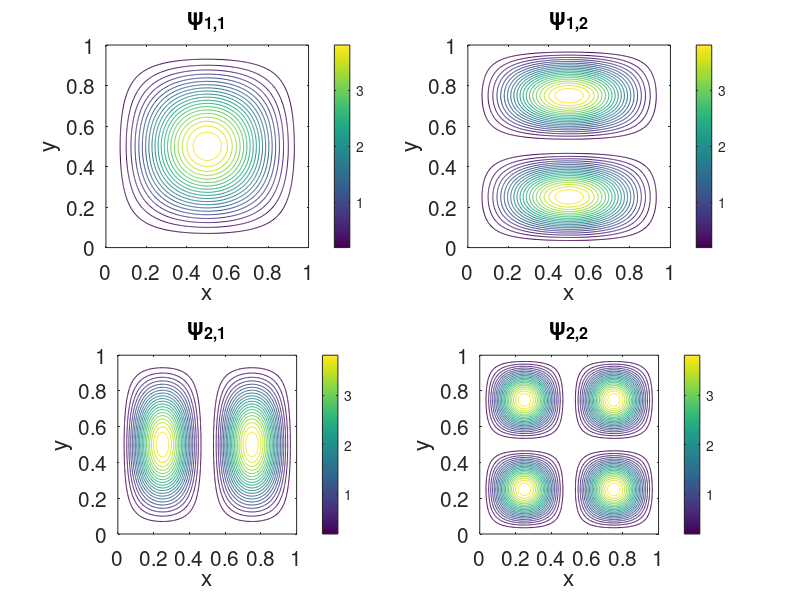
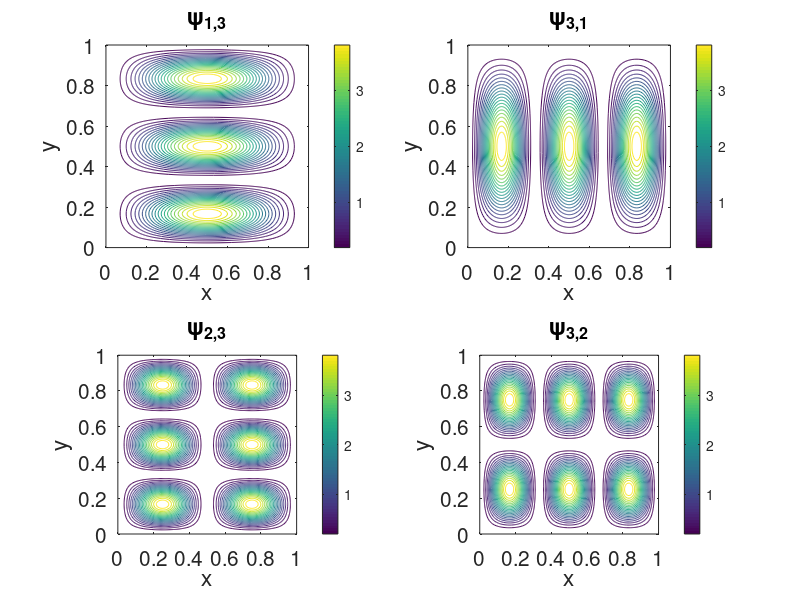

Source code (MATLAB) for these figures, in order: (Note: this script raises an error after producing the figures.)
%% Task 2, Step 1
% Analytical eigenfunctions:
% psi_{n_x,n_y}(x,y) = (2/L)*sin(n_x*pi*x/L)*sin(n_y*pi*y/L)
% The probability density is |psi(x,y)|^2.

% Clear workspace and figures
clear; clc; close all;

%%

% Parameters
L = 1;            % Length of the square well
N = 200;          % Number of grid points in each direction for smooth plots
x = linspace(0, L, N);
y = linspace(0, L, N);
[X, Y] = meshgrid(x, y);

% Define the normalized eigenfunction as an anonymous function
psi = @(nx, ny, X, Y, L) (2/L) * sin(nx * pi * X / L) .* sin(ny * pi * Y / L);

% Define the quantum numbers for the lowest five eigenvalues
states = [1, 1;
          1, 2;
          2, 1;
          2, 2;
          1, 3;
          3, 1;
          2, 3;
          3, 2];

% Create a figure for the contour plots
figure('Name', 'Analytical Probability Densities |\psi(x,y)|^2', 'NumberTitle', 'off');
% Loop over the states and plot the probability densities
for k = 1:size(states, 1)/2
    nx = states(k, 1);
    ny = states(k, 2);
    
    % Compute the eigenfunction and its probability density
    psi_val = psi(nx, ny, X, Y, L);
    prob_density = abs(psi_val).^2;
    
    % Create subplot for each eigenstate
    subplot(2, 2, k);
    contour(X, Y, prob_density, 20); 
    set(gca, 'FontSize', 15);
    title(['\psi_{', num2str(nx), ',', num2str(ny), '}']);
    xlabel('x');
    ylabel('y');
    colorbar;
    axis equal;
end

figure('Name', 'Analytical Probability Densities |\psi(x,y)|^2', 'NumberTitle', 'off');
for k = 1:size(states, 1)/2
    nx = states(k+4, 1);
    ny = states(k+4, 2);
    
    % Compute the eigenfunction and its probability density
    psi_val = psi(nx, ny, X, Y, L);
    prob_density = abs(psi_val).^2;
    
    % Create subplot for each eigenstate
    subplot(2, 2, k);
    contour(X, Y, prob_density, 20); 
    set(gca, 'FontSize', 15);
    title(['\psi_{', num2str(nx), ',', num2str(ny), '}']);
    xlabel('x');
    ylabel('y');
    colorbar;
    axis equal;
end

%% Task 2, Step 2 & 3
% MATLAB Code to Solve the 2D Time-Independent Schrödinger Equation 

%% Step 2 Numerical solution
% Numerical Solution for 2D Infinite Square Well using Finite Difference Method
% Assumption: Lx = Ly = L = 1
% Constants (set hbar = 1, 2m = 1 for simplicity)
L = 1;            % Length of the well
N = 150;           % Number of interior points in each dimension (excluding boundaries)
h = L / (N+1);    % Grid spacing

% Create 1D Laplacian matrix
e = ones(N,1);
D = spdiags([e -2*e e], -1:1, N, N);
I = speye(N);

% 2D Laplacian operator using Kronecker sum
H = -(1/h^2) * (kron(D, I) + kron(I, D));

% Solve for the lowest 5 eigenvalues and eigenvectors
num_eigenstates = 8;
[Psi, E_matrix] = eigs(H, num_eigenstates, 'smallestreal');
E_numerical = diag(E_matrix); % Eigenvalues

% Set up grid for plotting
x = linspace(0, L, N+2); % include boundary points
y = linspace(0, L, N+2);
[X, Y] = meshgrid(x, y);

% Plotting numerical probability densities
figure;
for k = 1:num_eigenstates-4
    % Reshape eigenvector to 2D function
    psi_vec = Psi(:,k);
    psi_2D = reshape(psi_vec, [N,N]);
    
    % Add boundary zeros (since wavefunction is zero at the walls)
    psi_full = zeros(N+2,N+2);
    psi_full(2:end-1,2:end-1) = psi_2D;
    
    % Probability density
    prob_density = abs(psi_full).^2;
    
    % Plot
    subplot(2,2,k);
    contour(X, Y, prob_density, 20);
    colorbar;
    axis equal;
    title(['Numerical |\psi_{', num2str(k), '}|^2']);
end

figure;
for k = 5:num_eigenstates
    % Reshape eigenvector to 2D function
    psi_vec = Psi(:,k);
    psi_2D = reshape(psi_vec, [N,N]);
    
    % Add boundary zeros (since wavefunction is zero at the walls)
    psi_full = zeros(N+2,N+2);
    psi_full(2:end-1,2:end-1) = psi_2D;
    
    % Probability density
    prob_density = abs(psi_full).^2;
    
    % Plot
    subplot(2,2,k-4);
    contour(X, Y, prob_density, 20);
    colorbar;
    axis equal;
    title(['Numerical |\psi_{', num2str(k), '}|^2']);
end

% Print eigenvalues
disp('Numerical Eigenvalues (in units where \hbar^2/2m = 1):');
disp(E_numerical);

%% Step 3 Comparison
% Solve eigenvalue problem using eigs
[Psi, E_matrix] = eigs(H, num_eigenstates, 'smallestreal');
E_numerical = diag(E_matrix);

% Reshape numerical eigenfunctions
psi_numerical = cell(num_eigenstates,1);
max_prob_numerical = zeros(num_eigenstates,1);
for k = 1:num_eigenstates
    psi_vec = Psi(:,k);
    % Normalize properly for quantum mechanics
    psi_vec = psi_vec / sqrt(h^2 * sum(abs(psi_vec).^2)); 

    psi_2D = reshape(psi_vec, [N,N]);
    psi_full = zeros(N+2,N+2);
    psi_full(2:end-1,2:end-1) = psi_2D;
    psi_numerical{k} = abs(psi_full).^2;
    max_prob_numerical(k) = max(psi_numerical{k}(:));
end


%% Analytical Solution
% Quantum numbers corresponding to lowest eight states
quantum_numbers = [1 1; 1 2; 2 1; 2 2; 3 1; 1 3; 2 3; 3 2];

psi_analytical = cell(num_eigenstates,1);
E_analytical = zeros(num_eigenstates,1);
max_prob_analytical = zeros(num_eigenstates,1);

for k = 1:num_eigenstates
    nx = quantum_numbers(k,1);
    ny = quantum_numbers(k,2);
    psi = (2/L)*sin(nx*pi*X/L).*sin(ny*pi*Y/L);
    prob_density = abs(psi).^2;
    psi_analytical{k} = prob_density;
    max_prob_analytical(k) = max(prob_density(:));
    E_analytical(k) = pi^2*(nx^2 + ny^2); % Since \hbar^2/2m = 1
end

%% Plotting Analytical vs Numerical side by side
figure;
for k = 1:2
    % Analytical
    subplot(2,2,2*k-1);
    contour(X, Y, psi_analytical{k}, 20);
    colorbar;
    axis equal;
    title(['Analytical |\psi_{', num2str(quantum_numbers(k,1)), ',', num2str(quantum_numbers(k,2)), '}(x,y)|^2']);
    
    % Numerical
    subplot(2,2,2*k);
    contour(X, Y, psi_numerical{k}, 20);
    colorbar;
    axis equal;
    title(['Numerical |\psi_{', num2str(quantum_numbers(k,1)), ',', num2str(quantum_numbers(k,2)), '}(x,y)|^2']);
end

figure;
for k = 3:4
    % Analytical
    subplot(2,2,2*k-5);
    contour(X, Y, psi_analytical{k}, 20);
    colorbar;
    axis equal;
    title(['Analytical |\psi_{', num2str(quantum_numbers(k,1)), ',', num2str(quantum_numbers(k,2)), '}(x,y)|^2']);
    
    % Numerical
    subplot(2,2,2*k-4);
    contour(X, Y, psi_numerical{k}, 20);
    colorbar;
    axis equal;
    title(['Numerical |\psi_{', num2str(quantum_numbers(k,1)), ',', num2str(quantum_numbers(k,2)), '}(x,y)|^2']);
end

figure;
for k = 5:6
    % Analytical
    subplot(2,2,2*k-9);
    contour(X, Y, psi_analytical{k}, 20);
    colorbar;
    axis equal;
    title(['Analytical |\psi_{', num2str(quantum_numbers(k,1)), ',', num2str(quantum_numbers(k,2)), '}(x,y)|^2']);
    
    % Numerical
    subplot(2,2,2*k-8);
    contour(X, Y, psi_numerical{k}, 20);
    colorbar;
    axis equal;
    title(['Numerical |\psi_{', num2str(quantum_numbers(k,1)), ',', num2str(quantum_numbers(k,2)), '}(x,y)|^2']);
end

figure;
for k = 7:8
    % Analytical
    subplot(2,2,2*k-13);
    contour(X, Y, psi_analytical{k}, 20);
    colorbar;
    axis equal;
    title(['Analytical |\psi_{', num2str(quantum_numbers(k,1)), ',', num2str(quantum_numbers(k,2)), '}(x,y)|^2']);
    
    % Numerical
    subplot(2,2,2*k-12);
    contour(X, Y, psi_numerical{k}, 20);
    colorbar;
    axis equal;
    title(['Numerical |\psi_{', num2str(quantum_numbers(k,1)), ',', num2str(quantum_numbers(k,2)), '}(x,y)|^2']);
end

%% Create comparison table
ComparisonTable = table((1:num_eigenstates)', quantum_numbers(:,1), quantum_numbers(:,2), ...
    E_analytical, E_numerical, max_prob_analytical, max_prob_numerical, ...
    'VariableNames', {'State', 'n_x', 'n_y', 'E_analytical', 'E_numerical', 'MaxProb_Analytical', 'MaxProb_Numerical'});

disp('Comparison Table:');
disp(ComparisonTable);
